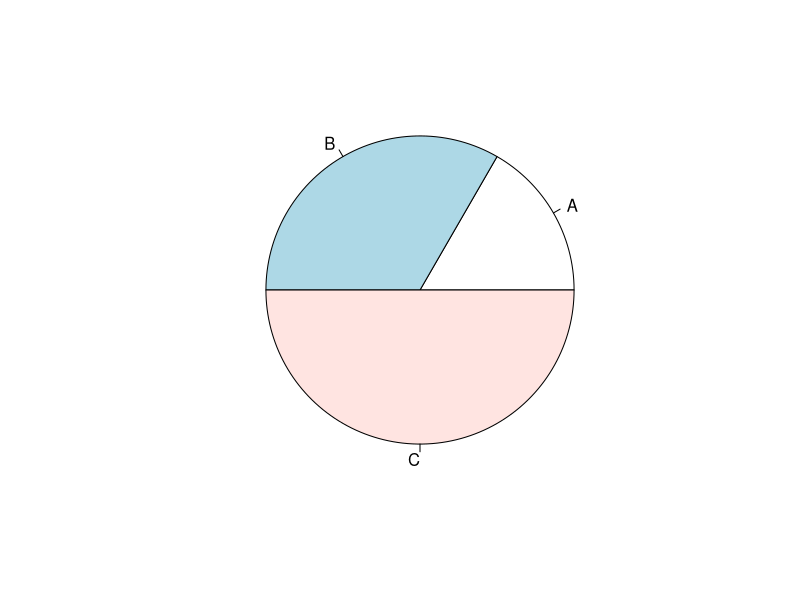
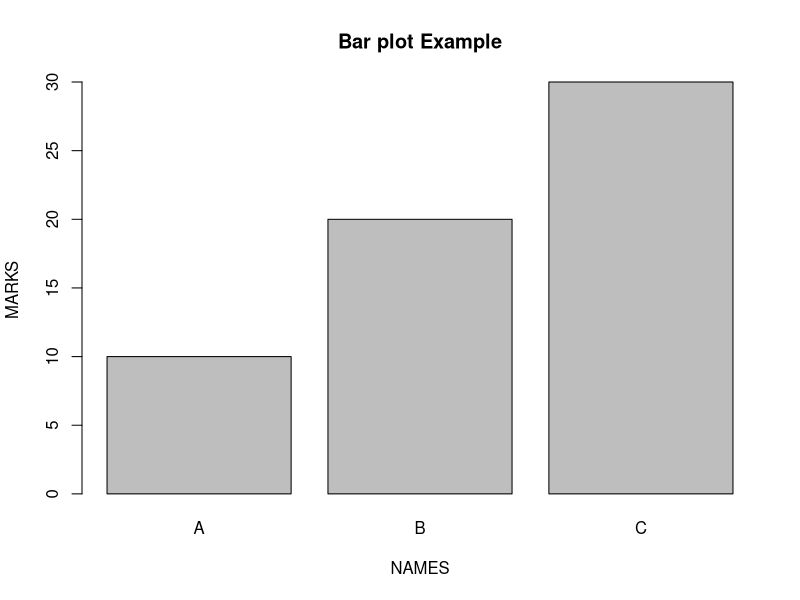
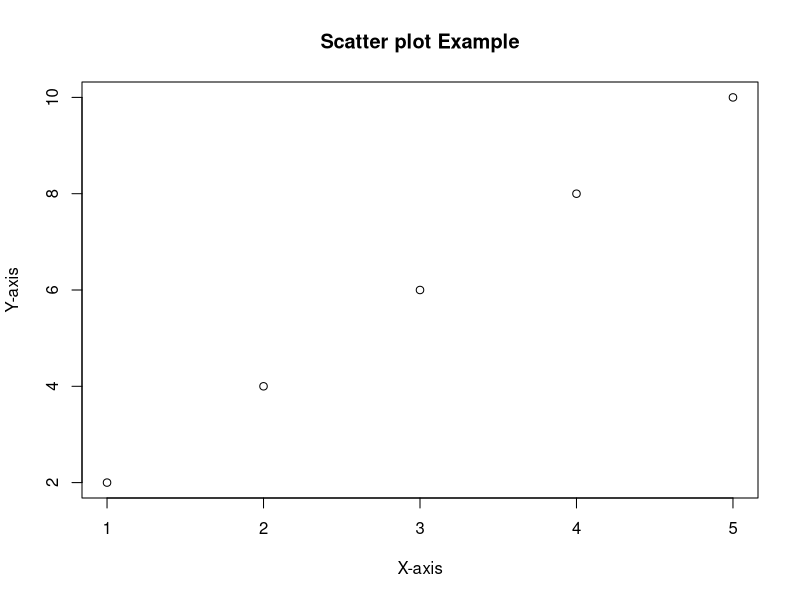
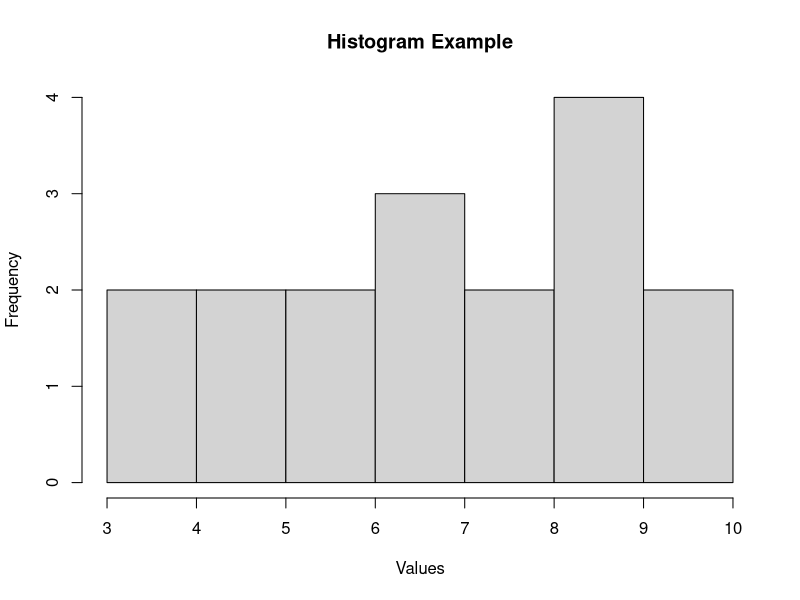

Recreate these plots in R, in order.
#pie chart
values<-c(10,20,30)
labels<-c("A","B","C")
x<-pie(values,labels = labels)
print(x)

#barplot
values<-c(10,20,30)
identities<-c("A","B","C")
y<-barplot(values,names.arg = identities,main = "Bar plot Example",xlab = "NAMES",ylab = "MARKS")
print(y)

#Scatterplot
x_coordinates<-c(1,2,3,4,5)
y_coordinates<-c(2,4,6,8,10)
print(plot(x_coordinates,y_coordinates,main="Scatter plot Example",xlab="X-axis",ylab="Y-axis"))

#histogram
data<-c(5,7,10,5,3,7,8,10,6,4,8,9,9,9,6,7,9)
z<-hist(data,main="Histogram Example",xlab = "Values",ylab = "Frequency",border = "black")
print(z)
